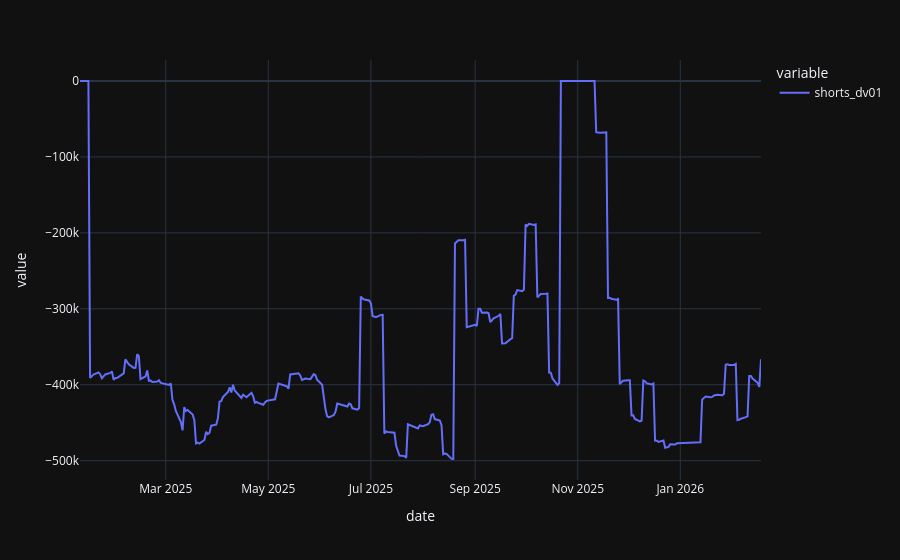

Write notebook code for a chart like this one.
### Code cell
history.set_index('date')['shorts_dv01'].plot(backend='plotly')

### Figure 1 — Plotly figure (JSON) as saved in the notebook; plotly's stock layout.template omitted (floating-point values rounded to 4 significant figures; data arrays with more than 128 entries replaced by an {"elided": "..."} marker saying what was removed)
{"data": [{"hovertemplate": "variable=shorts_dv01<br>date=%{x}<br>value=%{y}<extra></extra>", "legendgroup": "shorts_dv01", "line": {"color": "#636efa", "dash": "solid"}, "marker": {"symbol": "circle"}, "mode": "lines", "name": "shorts_dv01", "orientation": "v", "showlegend": true, "x": {"elided": "275 str values"}, "xaxis": "x", "y": {"elided": "275 float values"}, "yaxis": "y", "type": "scatter"}], "layout": {"xaxis": {"anchor": "y", "domain": [0.0, 1.0], "title": {"text": "date"}}, "yaxis": {"anchor": "x", "domain": [0.0, 1.0], "title": {"text": "value"}}, "legend": {"title": {"text": "variable"}, "tracegroupgap": 0}, "margin": {"t": 60}}}
